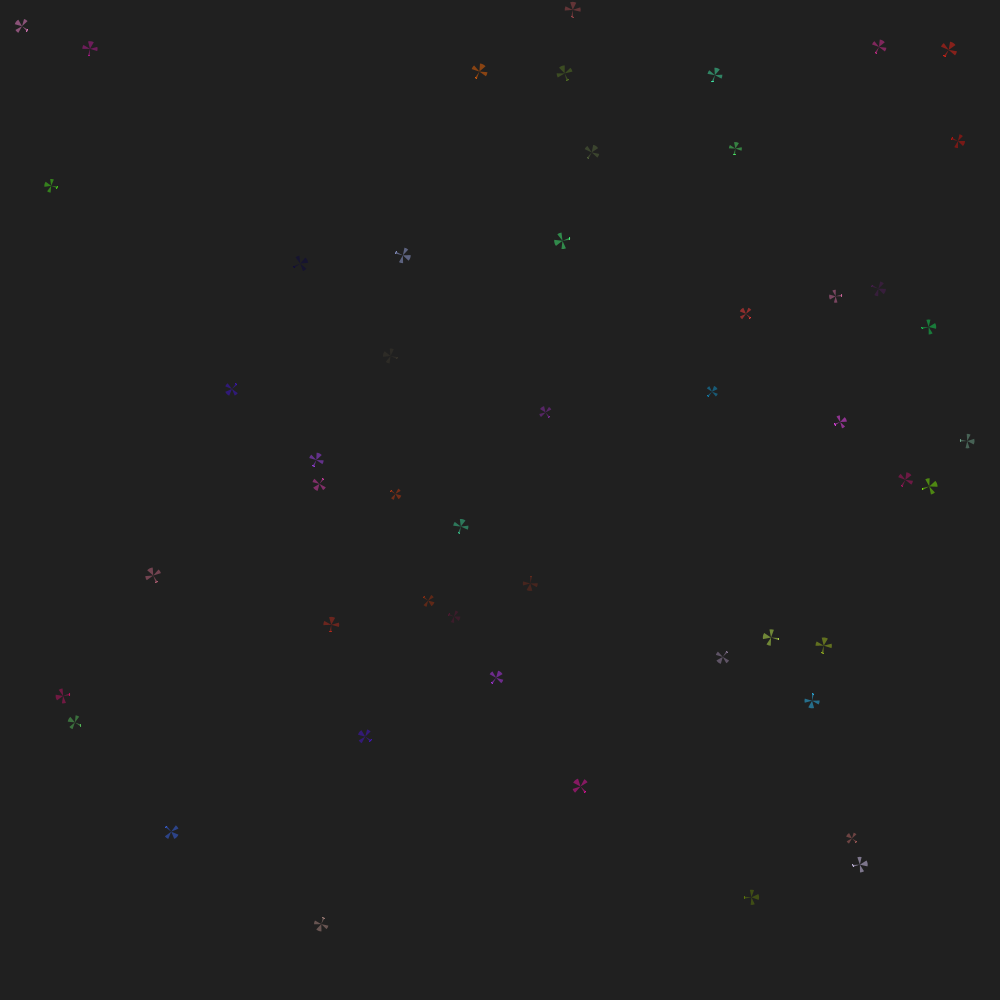
Frame 1 (no input)
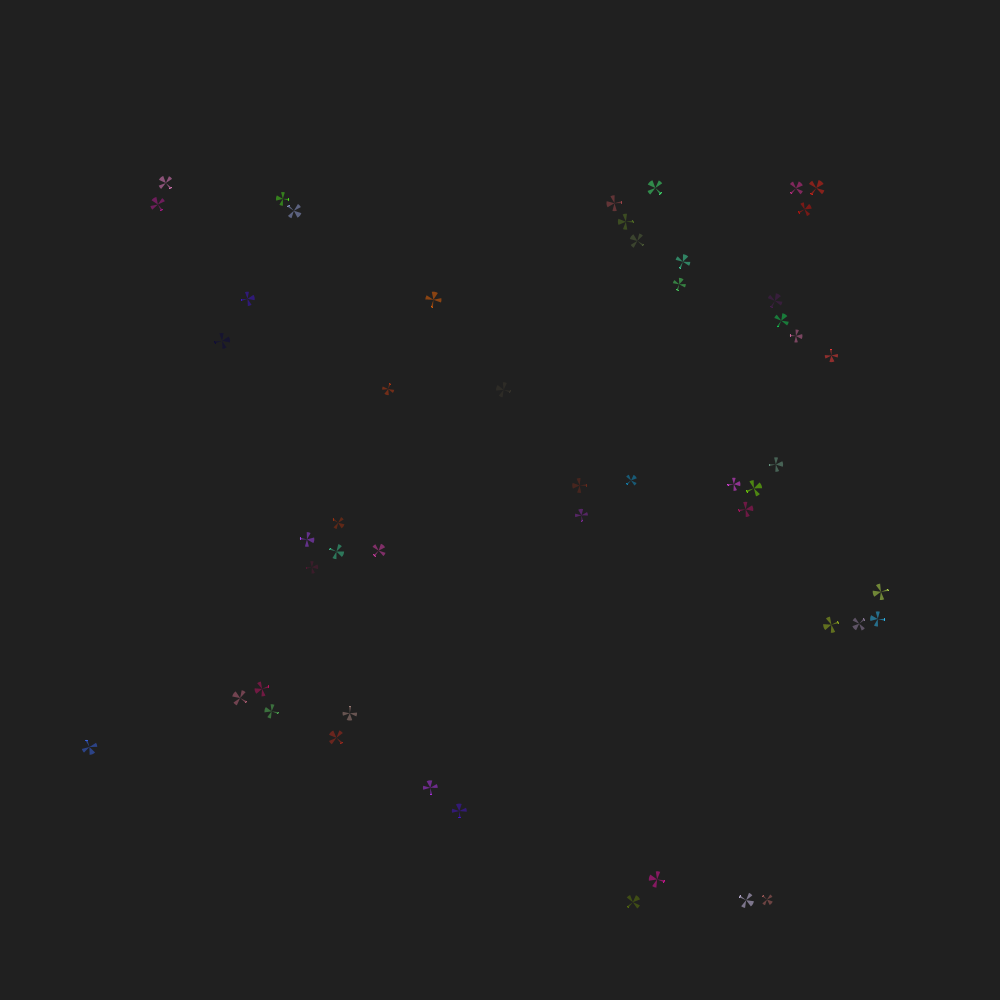
Frame 60 (the mouse pressed at the canvas centre just before this capture)
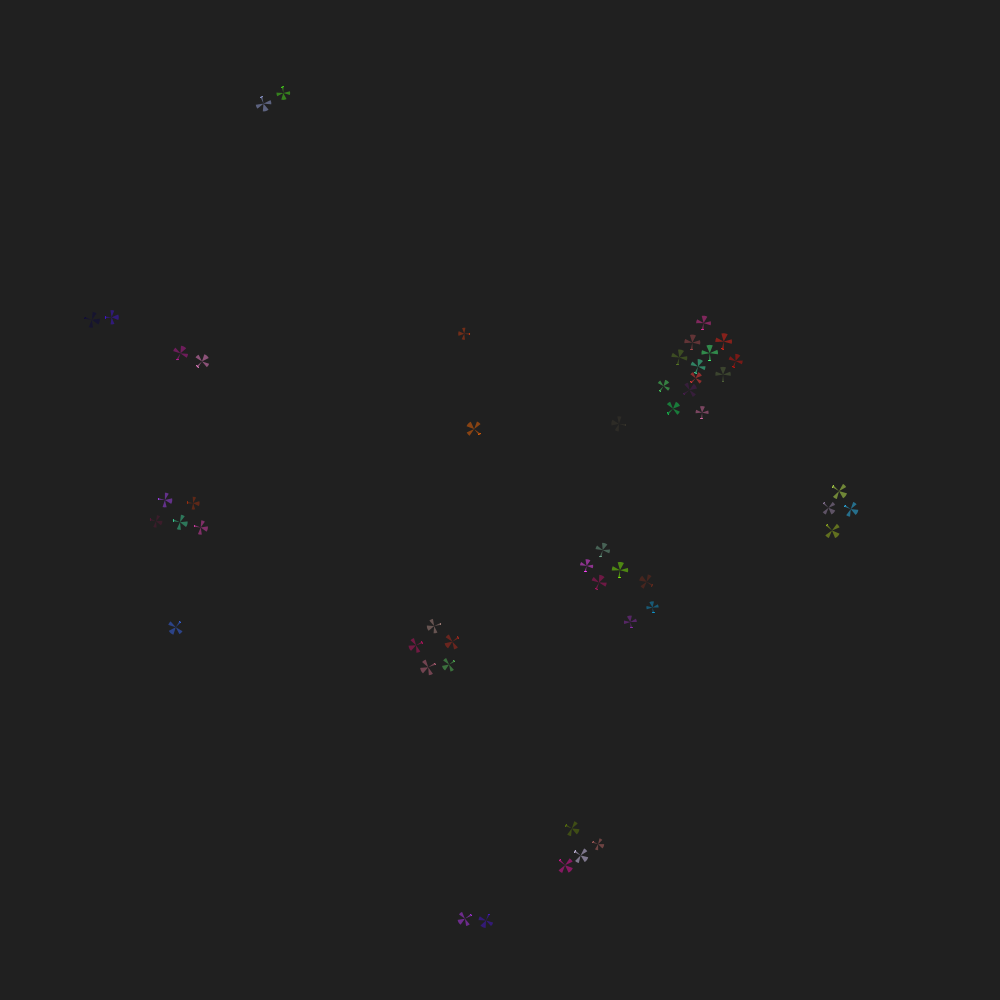
Frame 120 (the mouse held since frame 60 and released just before this capture)

The Processing sketch that drew these frames (run headless with seeded random() and noise(); from frame 60 on, the mouse is pressed at the canvas centre):

// Processing sketch: boids05
// ── boids05.pde
/// stado ptaków (boids 2D)
//-////////////////////////

final int NORD_SOUTH=1000; ///< maksymalna odległość z północy na południe
final int WEST_EAST=1000;  ///< maksymalna odległość z zachodu na wschód
final int MAX_CEIL=100;    ///< maksymalny pułap lotu
final int HM_BIRDS=50;     ///< ile ptaków
final boolean targeted=false;  ///< Czy otrzymują swoje cele w ramach inicjalizacji?

// Parametry algorytmu Boids (patrz: https://people.ece.cornell.edu/land/courses/ece4760/labs/s2021/Boids/Boids.html)
final float   protectedRange=min(NORD_SOUTH,WEST_EAST)/50.0; ///< „Zakres, w którym odlatują od innych”
final float   protectedRangeSquared=protectedRange*protectedRange;
final float   visualRange=min(NORD_SOUTH,WEST_EAST)/15.0;   ///< „Zakres, w którym zmierzają do środka masy stada”
final float   visual_range_squared=visualRange*visualRange;
final float   avoidfactor=0.04;
final float   matchingfactor=0.05;
final float   centeringfactor=0.005;
final float   turnfactor=0.02;
final float   maxspeed=4;
final float   minspeed=2;
final float   margin=100;
final float   leftmargin=margin;
final float   rightmargin=WEST_EAST-margin;
final float   topmargin=margin;
final float   bottommargin=NORD_SOUTH-margin;

ArrayList<Bird> birds;     ///< wszystkie nasze ptaki w kontenerze z jezyka JAVA

void initBirds()
{
  birds=new ArrayList(HM_BIRDS);
  for(int i=0;i<HM_BIRDS;i++)
    birds.add(new Bird(NORD_SOUTH,WEST_EAST,MAX_CEIL,targeted));
}

/// @note Zakładamy, że ptaki są zawsze prawidłowo posegregowane pod względem wysokości.
void showBirds()
{
   for(int i=0;i<HM_BIRDS;i++)
   {
     Bird current=birds.get(i);
     float ZRatio=current.z/MAX_CEIL;
     current.showBird(2+ZRatio*20); // Parametr - sposób na prezentację wysokości na teraz.
     if(current.isTargeted())
     {
       stroke(red(current.co),green(current.co),blue(current.co));
       line(current.x,current.y,current.tx,current.ty);
     }
   }
}

void settings()
{
  size(WEST_EAST,NORD_SOUTH);
}

void setup()
{
  initBirds();
  sortBirds();
  showBirds();
  decisions();
  frameRate(20); // Na początku powoli
}

void draw()
{
  moveBirds();
  sortBirds();
  background(32);
  showBirds();
  decisions();
}

/// @date 2026-01-15 (modified)
// ── bird.pde
/// Klasa reprezentująca ptaka.
class Bird
{
  float x, y, z;     //!< pozycja
  float vx, vy, vz;  //!< wektor szybkosci
  float tx, ty, tz;  //!< pozycja aktualnego celu
  color co; //!< potrzebujemy koloru, żeby odróżnić ptaki
  
  Bird(float north_south,float east_west,float down_up,boolean targ) //!< Konstruktor
  {
    co=color(random(256),random(256),random(256));
    if(targ)
    {
      vx=vy=vz=0; 
      tx=random(north_south);
      ty=random(east_west);
      tz=0;
    }
    else
    {
      tx=-north_south;ty=-east_west;tz=0; // To nie jest prawdziwy cel.
      vx=random(north_south/1000)-north_south/2000;
      vy=random(east_west/1000)-east_west/2000;
      vz=0;
    }
    x=random(north_south);
    y=random(east_west);
    z=down_up/2+random(down_up/4);
  }
  
  boolean isTargeted()
  {
    return tx>=0 && ty>=0;
  }
  
  void showBird(float d) //!< wizualizacja pojedynczego ptaka.
  {
    stroke(co);
    fill(red(co),green(co),blue(co),128);
    float angle=atan2(vy,vx); // Wektor prędkości jest bardziej uniwersalnym wskaźnikiem kierunku.
    arc(x,y,d*0.9,d*0.9,angle-QUARTER_PI/6,angle+QUARTER_PI/6);
    noStroke();
    angle+=PI;
    arc(x,y,d,d,angle-QUARTER_PI/2,angle+QUARTER_PI/2);
    angle-=HALF_PI;
    arc(x,y,d,d,angle-QUARTER_PI/5,angle+QUARTER_PI/2);
    angle+=PI;
    arc(x,y,d,d,angle-QUARTER_PI/2,angle+QUARTER_PI/5); 
  }
  
} //end_of_class

/// @date 2026-01-15 (modified)
// ── birdslogic.pde
/// decyzje i działania ptaków.
void decisions()
{
   for(int i=0;i<HM_BIRDS;i++)
   {
     Bird current=birds.get(i);
     if(current.isTargeted())
         thinkAndDoTarget(current);
     else
         thinkAndDoBoids(current,i);
   }
}

int signum(float v)
{
  if(v<0) return -1;
  else if(v>0) return 1;
  else return 0;
}

/// prosta orientacja na cel.
void thinkAndDoTarget(Bird me)
{
  float dx=me.tx-me.x;
  float dy=me.ty-me.y;
  float dz=me.tz-me.z;
  
  // Czy cel został osiągnięty?
  if(sqrt(dx*dx+dy*dy+dz*dz)<=1.0)
  {
    println("Caught! Go up!");
    me.vx=0;
    me.vy=0;
    me.vx=0;
    me.tz=MAX_CEIL+1; // Taka wysokość docelowa jest jednak nieosiągalna
  }
  else  // JESZCZE NIE! Podejdź bliżej! :-)
  {
    me.vx=dx*0.01; if(abs(me.vx)<1) me.vx=signum(dx);
    me.vy=dy*0.01; if(abs(me.vy)<1) me.vy=signum(dy);
    me.vz=dz*0.01; if(abs(me.vz)<0.1) me.vz=signum(dz)*0.1;
    println(me.vx,me.vy,me.vz);
  }
}

/// Implementacja algorytmu boids.
/// Zobacz: https://people.ece.cornell.edu/land/courses/ece4760/labs/s2021/Boids/Boids.html
void thinkAndDoBoids(Bird boid,int myIndex)
{
  // Dla każdego "boidu" - jest jeden poziom wyżej. . .  //for each boid (boid):
  
      // Wyzeruj wszystkie zmienne akumulatorowe.
      float xpos_avg, ypos_avg, xvel_avg, yvel_avg, neighboring_boids, close_dx, close_dy;
      xpos_avg=ypos_avg=xvel_avg=yvel_avg=neighboring_boids=close_dx=close_dy = 0.0;
  
      // Dla każdego innego "dziecka" w stadzie . . .
      //for each other boid (otherboid):
      for(int i=0;i<HM_BIRDS;i++)
      if(i!=myIndex)
      {
          Bird otherboid=birds.get(i);
          
          // Oblicz różnice we współrzędnych x i y
          float dx = boid.x - otherboid.x;
          float dy = boid.y - otherboid.y;
  
          // Czy obie te różnice są mniejsze niż zasięg widzenia?
          if (abs(dx)<visualRange && abs(dy)<visualRange)
          {
              // Jeśli tak, oblicz kwadrat odległości
              float squared_distance = dx*dx + dy*dy;
  
              // Czy kwadratowa odległość jest mniejsza od zakresu chronionego?
              if (squared_distance < protectedRangeSquared)
              {
                  // Jeśli tak, dolicz różnicę współrzędnych x i y dla pobliskiego boida
                  close_dx += boid.x - otherboid.x;
                  close_dy += boid.y - otherboid.y;
              }
              // Jeśli inny nie znajduje się w zasięgu ochrony, to czy znajduje się w zasięgu wzroku?
              else if (squared_distance < visual_range_squared)
                   {
                      // Dodaj współrzędne x,y i prędkość x,y innego boidu do zmiennych akumulatorowych
                      xpos_avg += otherboid.x;
                      ypos_avg += otherboid.y;
                      xvel_avg += otherboid.vx;
                      yvel_avg += otherboid.vy;
      
                      // Zwiększ liczbę boidów w zasięgu wzroku o 1.
                      neighboring_boids += 1;
                   }
          }        
      } // koniec dla "if (i!=myIndex)"
      
      // Gdy w zasięgu wzroku znajdowały się jakieś boidy...
      if (neighboring_boids > 0) 
      {
          // Podziel zmienne akumulatora przez liczbę boidów w zasięgu wzroku
          xpos_avg = xpos_avg/neighboring_boids;
          ypos_avg = ypos_avg/neighboring_boids;
          xvel_avg = xvel_avg/neighboring_boids;
          yvel_avg = yvel_avg/neighboring_boids;
  
          // Dodaj wkład centrowania i dopasowania do prędkości (z odpowiednimi czynnikami skali)
          boid.vx = (boid.vx + 
                     (xpos_avg - boid.x)*centeringfactor + 
                     (xvel_avg - boid.vx)*matchingfactor);
  
          boid.vy = (boid.vy + 
                     (ypos_avg - boid.y)*centeringfactor + 
                     (yvel_avg - boid.vy)*matchingfactor);
      }
      
      // Dodaj wkład unikania do prędkości (take z czynnikiem skali)
      boid.vx = boid.vx + (close_dx*avoidfactor);
      boid.vy = boid.vy + (close_dy*avoidfactor);
  
      // Jeśli boid znajduje się blisko krawędzi, spraw, aby obracał się o współczynnik obrotu, 
      // ale proporcjonalnie do odległości od dozwolonego obszaru
      if(boid.x < leftmargin)
          boid.vx = boid.vx + turnfactor*abs(boid.x - leftmargin);
      if(boid.x > rightmargin)
          boid.vx = boid.vx - turnfactor*abs(boid.x - rightmargin);
      if(boid.y > bottommargin)
          boid.vy = boid.vy - turnfactor*abs(boid.y - bottommargin);
      if(boid.y < topmargin)
          boid.vy = boid.vy + turnfactor*abs(boid.y - topmargin);

  
      // Oblicz nowa prędkość boidu.
      // (Powolne! Wyszukaj algorytm „alfa max plus beta min”)
      float speed = sqrt(boid.vx*boid.vx + boid.vy*boid.vy); // Funkcja sqrt jest dość "droga"
  
      // Wymuszaj minimalne i maksymalne prędkości
      if (speed < minspeed)
      {
          boid.vx = (boid.vx/speed)*minspeed;
          boid.vy = (boid.vy/speed)*minspeed;
      }
      
      if (speed > maxspeed)
      {
          boid.vx = (boid.vx/speed)*maxspeed;
          boid.vy = (boid.vy/speed)*maxspeed;
      }
      
      // Aktualizacja pozycji boida - jest w worldphysics!
      //boid.x = boid.x + boid.vx;
      //boid.y = boid.y + boid.vy;
}


/// @date 2026-01-15 (modified)
// ── sorting.pde
// Sztuczka magiczna - sortowanie zaczerpnięte z języka JAVA.
//-//////////////////////////////////////////////////////////

import java.util.*;

void sortBirds() ///< Sortowanie, bo ptaki lecące niżej muszą być narysowane jako pierwsze!
{
  birds.sort(new Comparator<Bird>() {
      public int compare(Bird b1, Bird b2) // Tutaj potrzebujemy czystej składni jez. JAVA.
      {
         if(b1.z<b2.z) return -1;
         else if(b1.z>b2.z) return 1;
         else return 0;
      }
    });
}

/// @date 2025-12-10 (modified)
// ── worldphysics.pde
/// Decyzje i działania ptaków mają konsekwencje fizyczne.
void moveBirds()
{
   for(int i=0;i<HM_BIRDS;i++)
   {
     Bird current=birds.get(i);
     //Przesuwanie...
     current.x+=current.vx;
     current.y+=current.vy;
     current.z+=current.vz;
     
     // Sprawdzanie kolizji do chmur i ziemi.
     if(current.z>=MAX_CEIL)
     {
       current.z=MAX_CEIL;
       current.vz=-1; // Zawsze do dołu, bo nie wiadomo jakie vz ma boid!
     }
     else 
     if(current.z<=0)
     {
       current.vx=current.vy=current.vz=0;
     } 
   }
}

/// @date 2026-01-15 (modified)
